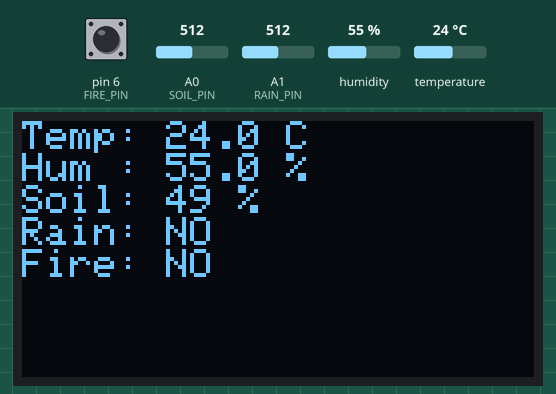
Simulated run of this sketch. Board: Arduino Mega 2560, built with avr-gcc and run on an emulated ATmega2560. On the bench: 128×64 one-colour display. The test bench sets the inputs (shaded band); at power-on: A1 (RAIN_PIN) = 512, humidity 55 %, A0 (SOIL_PIN) = 512, temperature 24 °C, pin 6 (FIRE_PIN) HIGH. Storage starts empty; what the sketch prints to the serial monitor is not drawn.

Above: at 2.7 s.
2.8 s: A1 (RAIN_PIN) set to 491
At 12.7 s:
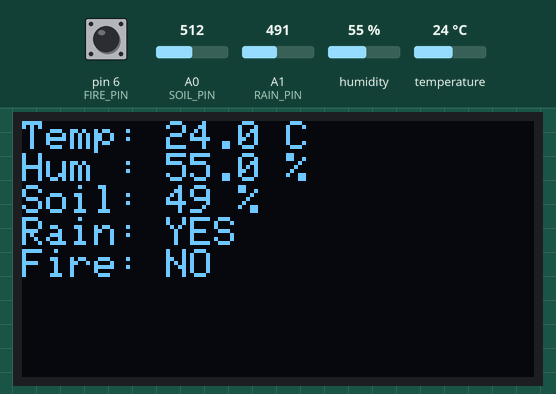
13.1 s: humidity set to 22 %
At 22.7 s:
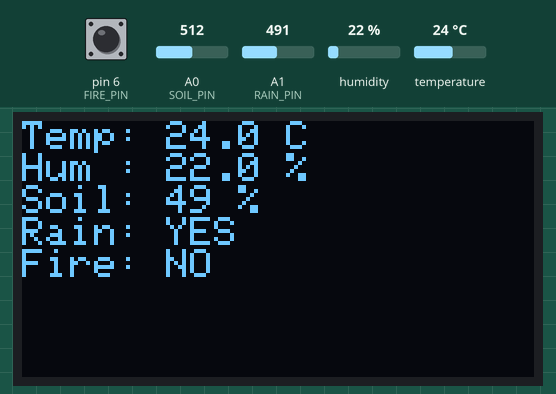
23.1 s: A0 (SOIL_PIN) set to 490
At 32.7 s:
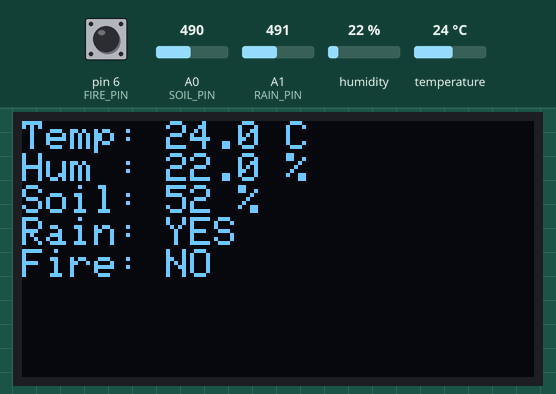
33.1 s: temperature set to 12 °C
At 42.7 s:
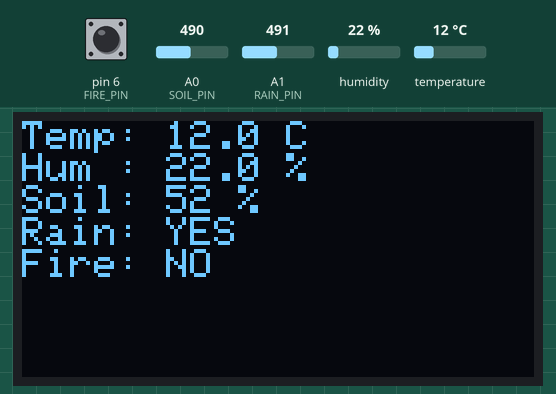
43.1 s: A1 (RAIN_PIN) set to 510
At 52.7 s:
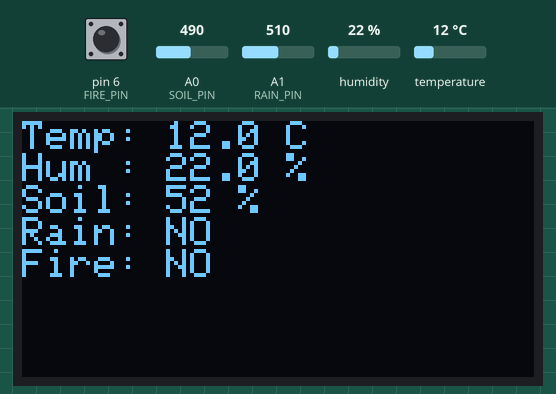
53.1 s: A0 (SOIL_PIN) set to 510
Timing chart, 0 to 56.1 s (numbered marks = the images above; inputs shaded):
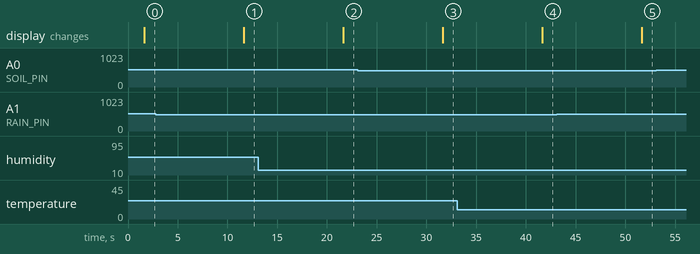

The sketch:

arduinoMega2560.ino
```cpp
#include <Adafruit_GFX.h>
#include <Adafruit_SSD1306.h>
#include <DHT.h>
#include <SD.h>
#include <SPI.h>
#include <Wire.h>

#define DHT_PIN 2
#define DHT_TYPE DHT11
#define SOIL_PIN A0
#define RAIN_PIN A1
#define FIRE_PIN 6
#define SD_CS_PIN 10

#define SCREEN_WIDTH 128
#define SCREEN_HEIGHT 64
#define OLED_RESET -1

const unsigned long SAMPLE_INTERVAL_MS = 10000;
const unsigned long ACK_TIMEOUT_MS = 2000;
const int RAIN_THRESHOLD = 500;

DHT dht(DHT_PIN, DHT_TYPE);
Adafruit_SSD1306 display(SCREEN_WIDTH, SCREEN_HEIGHT, &Wire, OLED_RESET);

unsigned long lastSampleAt = 0;
bool sdReady = false;
bool displayReady = false;

void setDisplayContrast(uint8_t contrastValue) {
  display.ssd1306_command(0x81);
  display.ssd1306_command(contrastValue);
}

bool waitForAck(unsigned long timeoutMs) {
  unsigned long start = millis();

  while (millis() - start < timeoutMs) {
    if (Serial1.available()) {
      String reply = Serial1.readStringUntil('\n');
      reply.trim();

      if (reply.length() == 0) {
        continue;
      }

      Serial.print("NodeMCU reply: ");
      Serial.println(reply);

      return reply == "ACK";
    }

    delay(10);
  }

  return false;
}

void queueUnsentPayload(const String &json) {
  if (!sdReady) {
    Serial.println("SD unavailable; payload was not queued");
    return;
  }

  File unsentFile = SD.open("unsent.txt", FILE_WRITE);
  if (!unsentFile) {
    Serial.println("Failed to open unsent.txt");
    return;
  }

  unsentFile.println(json);
  unsentFile.close();
  Serial.println("Queued payload to unsent.txt");
}

void resendUnsentPayloads() {
  if (!sdReady || !SD.exists("unsent.txt")) {
    Serial.println("No unsent queue to resend");
    return;
  }

  if (SD.exists("unsent_tmp.txt")) {
    SD.remove("unsent_tmp.txt");
  }

  File inFile = SD.open("unsent.txt", FILE_READ);
  File tmpFile = SD.open("unsent_tmp.txt", FILE_WRITE);

  if (!inFile || !tmpFile) {
    Serial.println("Could not process unsent queue");
    if (inFile) inFile.close();
    if (tmpFile) tmpFile.close();
    return;
  }

  Serial.println("Retrying queued payloads");

  while (inFile.available()) {
    String line = inFile.readStringUntil('\n');
    line.trim();

    if (line.length() == 0) {
      continue;
    }

    Serial1.println(line);
    Serial.println("Retried queued payload: " + line);

    if (!waitForAck(ACK_TIMEOUT_MS)) {
      tmpFile.println(line);
      Serial.println("Keeping queued payload");
    }

    delay(50);
  }

  inFile.close();
  tmpFile.close();
  SD.remove("unsent.txt");

  File checkTmp = SD.open("unsent_tmp.txt", FILE_READ);
  if (!checkTmp) {
    Serial.println("Queue temp file missing");
    return;
  }

  if (checkTmp.size() == 0) {
    checkTmp.close();
    SD.remove("unsent_tmp.txt");
    Serial.println("Unsent queue cleared");
    return;
  }

  File newUnsent = SD.open("unsent.txt", FILE_WRITE);
  if (!newUnsent) {
    checkTmp.close();
    Serial.println("Could not rebuild unsent queue");
    return;
  }

  while (checkTmp.available()) {
    newUnsent.println(checkTmp.readStringUntil('\n'));
  }

  checkTmp.close();
  newUnsent.close();
  SD.remove("unsent_tmp.txt");
  Serial.println("Unsent queue rebuilt");
}

void showStartupScreen(const char *line1, const char *line2) {
  if (!displayReady) {
    return;
  }

  display.clearDisplay();
  display.setTextColor(SSD1306_WHITE);
  display.setTextSize(2);
  display.setCursor(0, 0);
  display.println(line1);
  display.println(line2);
  display.display();
}

void displayReading(float temperature, float humidity, int soilMoisture,
                    bool rain, bool fire) {
  if (!displayReady) {
    return;
  }

  display.clearDisplay();
  display.setTextColor(SSD1306_WHITE);
  display.setTextSize(1);
  display.setCursor(0, 0);

  display.print("Temp: ");
  display.print(temperature, 1);
  display.println(" C");

  display.print("Hum : ");
  display.print(humidity, 1);
  display.println(" %");

  display.print("Soil: ");
  display.print(soilMoisture);
  display.println(" %");

  display.print("Rain: ");
  display.println(rain ? "YES" : "NO");

  display.print("Fire: ");
  display.println(fire ? "YES" : "NO");

  display.display();
}

void logReading(float temperature, float humidity, int soilMoisture,
                int soilRaw, bool rain, int rainRaw, bool fire) {
  if (!sdReady) {
    return;
  }

  File logFile = SD.open("datalog.txt", FILE_WRITE);
  if (!logFile) {
    Serial.println("Failed to open datalog.txt");
    return;
  }

  logFile.print("T:");
  logFile.print(temperature, 2);
  logFile.print(", H:");
  logFile.print(humidity, 2);
  logFile.print(", Soil:");
  logFile.print(soilMoisture);
  logFile.print(", SoilRaw:");
  logFile.print(soilRaw);
  logFile.print(", Rain:");
  logFile.print(rain ? "1" : "0");
  logFile.print(", RainRaw:");
  logFile.print(rainRaw);
  logFile.print(", Fire:");
  logFile.println(fire ? "1" : "0");
  logFile.close();
}

String buildReadingJson(float temperature, float humidity, int soilMoisture,
                        int soilRaw, bool rain, int rainRaw, bool fire) {
  String json = "{";
  json += "\"temperature\":" + String(temperature, 2) + ",";
  json += "\"humidity\":" + String(humidity, 2) + ",";
  json += "\"soilMoisture\":" + String(soilMoisture) + ",";
  json += "\"soilRaw\":" + String(soilRaw) + ",";
  json += "\"rain\":" + String(rain ? "true" : "false") + ",";
  json += "\"rainRaw\":" + String(rainRaw) + ",";
  json += "\"fire\":" + String(fire ? "true" : "false");
  json += "}";

  return json;
}

void sampleAndSend() {
  float temperature = dht.readTemperature();
  float humidity = dht.readHumidity();

  if (isnan(temperature)) {
    temperature = 25.0;
  }

  if (isnan(humidity)) {
    humidity = 50.0;
  }

  int soilRaw = analogRead(SOIL_PIN);
  int rainRaw = analogRead(RAIN_PIN);
  int soilMoisture = constrain(map(soilRaw, 1023, 0, 0, 100), 0, 100);
  bool rain = rainRaw < RAIN_THRESHOLD;
  bool fire = digitalRead(FIRE_PIN) == LOW;

  logReading(temperature, humidity, soilMoisture, soilRaw, rain, rainRaw, fire);
  displayReading(temperature, humidity, soilMoisture, rain, fire);

  String json = buildReadingJson(temperature, humidity, soilMoisture, soilRaw,
                                 rain, rainRaw, fire);

  Serial1.println(json);
  Serial.println("Sent payload: " + json);

  if (waitForAck(ACK_TIMEOUT_MS)) {
    Serial.println("Upload acknowledged");
  } else {
    Serial.println("No ACK; queueing payload");
    queueUnsentPayload(json);
  }
}

void setup() {
  Serial.begin(9600);
  Serial1.begin(9600);
  dht.begin();
  pinMode(FIRE_PIN, INPUT_PULLUP);

  sdReady = SD.begin(SD_CS_PIN);
  Serial.println(sdReady ? "SD ready" : "SD init failed");

  displayReady = display.begin(SSD1306_SWITCHCAPVCC, 0x3C);
  if (!displayReady) {
    Serial.println("OLED init failed");
  } else {
    setDisplayContrast(128);
    showStartupScreen("Weather", "Man");
  }

  delay(1500);
  resendUnsentPayloads();
}

void loop() {
  if (millis() - lastSampleAt >= SAMPLE_INTERVAL_MS || lastSampleAt == 0) {
    lastSampleAt = millis();
    sampleAndSend();
  }
}
```

Measured:
- the behaviour switches between 500 and 499 on A1 (RAIN_PIN) (found by bisection; images 0 and 1)
- after the input at 2.8 s, the display: changes after 8.9 s (image 1)
- after the input at 13.1 s, the display: changes after 8.6 s (image 2)
- after the input at 23.1 s, the display: changes after 8.6 s (image 3)
- after the input at 33.1 s, the display: changes after 8.6 s (image 4)
- after the input at 43.1 s, the display: changes after 8.6 s (image 5)
